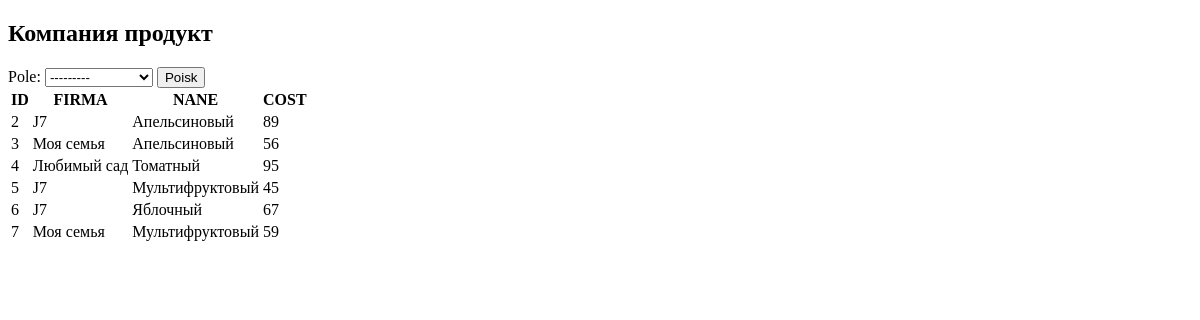
Page /company/ on the earlier database version.
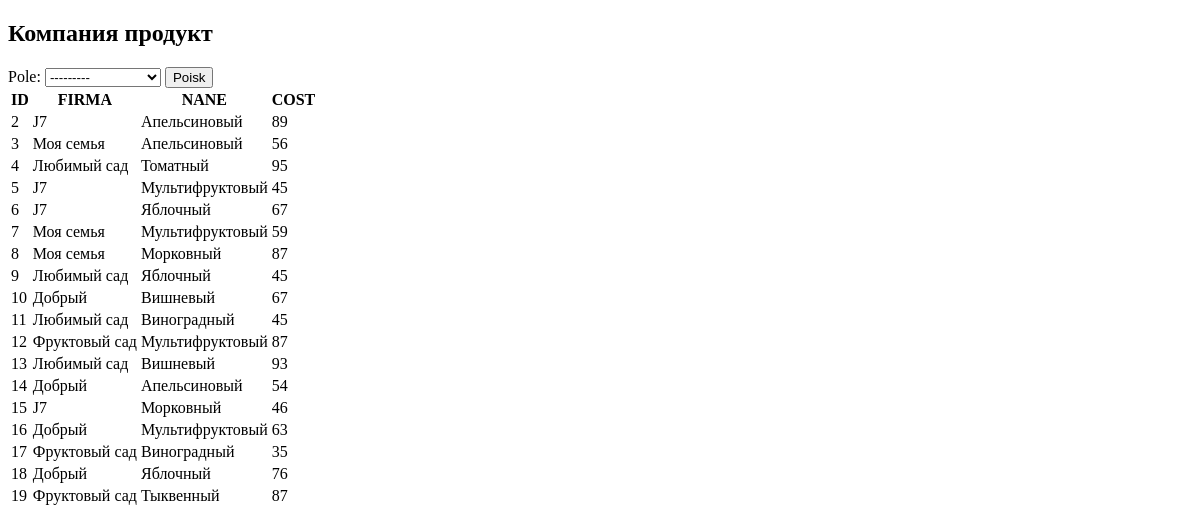
Same page on the later database version.
### filter_app/models.py (models this page shows, shortened)
class Product(models.Model):
    name = models.CharField(max_length=20)
    cost = models.IntegerField()
    firma = models.ForeignKey(Company, on_delete=models.SET_NULL, null=True)

class Company(models.Model):
    title = models.CharField(max_length=20)
    def __str__(self):
        return f'{self.title}'

### filter_app/views.py (the view)
# urls.py: path('company/', views.comp, name='company'),
def comp(request):
    db = Product.objects.all()
    forma = CompanyForm()
    if request.POST:
        K1 = request.POST.get('pole')
        print(K1)
        db = Company.objects.get(id=K1).product_set.all()
    data = {'database': db, 'forma': forma}
    return render(request, 'comp.html', data)

### filter_app/forms.py
class CompanyForm(forms.Form):
    pole = forms.ModelChoiceField(Company.objects.all())

### templates/comp.html (shortened to what this page needs)
<!DOCTYPE html>
<html lang="en">
<head>
</head>
<body>
    <h2>Компания продукт</h2>
    <form action="" method="post">
        {{ forma }}
        <input type="submit" value="Poisk">
    </form>
    {% if database %}
    <table>
        <tr>
            <th>ID</th>
            <th>FIRMA</th>
            <th>NANE</th>
            <th>COST</th>
        </tr>
        {% for one in database %}
        <tr>
            <td>{{ one.id }}</td>
            <td>{{ one.firma.title }}</td>
            <td>{{ one.name }}</td>
            <td>{{ one.cost }}</td>
        </tr>
        {% endfor %}
    </table>
    {% endif %}
</body>
</html>

Differences in the rows shown:
added Product: id "8", firma "Моя семья", name "Морковный", cost "87"
added Product: id "9", firma "Любимый сад", name "Яблочный", cost "45"
added Product: id "10", firma "Добрый", name "Вишневый", cost "67"
added Product: id "11", firma "Любимый сад", name "Виноградный", cost "45"
added Product: id "12", firma "Фруктовый сад", name "Мультифруктовый", cost "87"
added Product: id "13", firma "Любимый сад", name "Вишневый", cost "93"
added Product: id "14", firma "Добрый", name "Апельсиновый", cost "54"
added Product: id "15", firma "J7", name "Морковный", cost "46"
added Product: id "16", firma "Добрый", name "Мультифруктовый", cost "63"
added Product: id "17", firma "Фруктовый сад", name "Виноградный", cost "35"
added Product: id "18", firma "Добрый", name "Яблочный", cost "76"
added Product: id "19", firma "Фруктовый сад", name "Тыквенный", cost "87"
